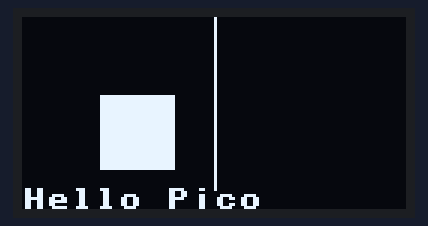
Bench run of a program on a simulated Raspberry Pi Pico running MicroPython. Parts: 128×64 one-colour display. Library files of the repository ran but are not shown: ssd1306.py. At 0.1 s the program stops and its outputs stay as they are.

Above: at 0.2 s.

The program:

Project_3_OLED096_basic.py
```python
from machine import Pin, I2C, ADC
from ssd1306 import SSD1306_I2C
import framebuf

WIDTH = 128
HEIGHT = 64

# buffer = bytearray(b'\x00\x00\x00\x00\x00\x00\x00\x00\x00\x00\x00\x00\x00\x00\x00\x00\x00\x00\x00\x00\x00\x00\x00\x00\x00\x00\x00\x00\x00\x00\x00\x00\x00\x00\x00\x00\x00\x00\x00\x00\x00\x00\x00\x00\x00\x00\x00\x00\x00\x00\x00\x00\x00\x00\x00\x00\x00\x00\x00\x00\x00\x00\x00\x00\x00\x00\x00\x00\x00\x00\x00\x00\x00\x00\x00\x00\x00\x00\x00\x00\x00\x00\x00\x00\x00\x00\x00\x00\x00\x00\x00\x00\x00\x00\x00\x00\x00\x00\x00\x00\x00\x00\x00\x00\x00\x00\x00\x00\x00\x00\x00\x00\x00\x00\x00\x00\x00\x00\x00\x00\x00\x00\x00\x00\x00\x00\x00\x00\x00\x00\x00\x00\x00\x00\x00\x00\x00\x00\x00\x00\x00\x00\x00\x00\x00\x00\x00\x00\x00\x00\x00\x00\x00\x00\x00\x00\x00\x00\x00\x00\x00\x00\x00\x00\x00\x00\x00\x00\x00\x00\x00\x00\x00\x00\x00\x00\x00\x00\x00\x00\x00\x00\x00\x00\x00\x00\x00\x00\x00\x00\x00\x00\x00\x00\x00\x00\x00\x00\x00\x00\x00\x00\x00\x00\x00\x00\x00\x00\x00\x00\x00\x00\x00\x00\x00\x00\x00\x00\x00\x00\x00\x00\x00\x00\x00\x00\x00\x00\x00\x00\x00\x00\x00\x00\x00\x00\x00\x00\x00\x00\x00\x00\x00\x00\x00\x00\x00\x00\x00\x00\x00\x00\x00\x00\x00\x00\x00\x00\x00\x00\x00\x00\x00\x00\x00\x00\x00\x00\x00\x00\x00\x00\x00\x00\x00\x00\x00\x00\x00\x00\x00\x00\x00\x00\x00\x00\x00\x00\x00\x00\x00\x00\x00\x00\x00\x00\x00\x00\x00\x00\x00\x00\x00\x00\x00\x7f\x80\x0f\xc0\xc0`\xc8\x13\x1b\x80\x01\xc4\x01\x02\x00\x00\xaa\xfb\x1c\xfb\xf0\xaf\xfe7\xed\xe7\x01\xa2\xda\xce\x00\x00\xff\xff\x9f\xff\xfb\xff\xfe?\xdb\xea\x03\xcf\xff\xc5\x00\x01\xff\xff\x1f\xff\xd3\xff\xff\x7f\xff\xe7\x03\x8f\xff\xca\x00\x01\x80\x7f\xbf\xcf\xfb\x1d\xf77\xdd\xd7\x03\xcf\xfe\xe7\x00\x03\xd5\x00\x19\x00s\xc2\x01p\x00\xe7\x87\x00%\xe5\x00\x03\x80\x000\x00?\x00\x03h\x00g\x0f\x80\x00a\x00\x03\x00\x00\x18\x00;\x00\x03p\x00\'\x0e\x00\x00\xec\x80\x03\x80\x000\x00\x12\x00\x03p\x00g:\x00\x00g\x00\x03\x80\x10\x18\n9\x00\x032\xa4\xf7|\x00\x00o\x00\x03\x0f\xee?\xff\xf3\xe6w\xffwg<\x05\xfe\xf5\x00\x03\x8f\xdf\x9f\xbf\xd3\xff\xff?\xef\xe7\xe8\x03\xb7\xa7\x00\x03\x8b\x7f?\x7f\xfb\xff\xff\xff\xff\xe7P\x07\xff\xcf\x80\x03\x80[\xb0\x84c\xef\x00s\xe0\x06p\r\x81\x8f\x00\x03\x80\x01\x98\x00\x07\x00\x000\x04\x07|\x0e \x07\x00\x03\x00\x03(\x00#\x80\x03(\x00\x07\x1a\x0e\x00\x0f\x00\x03\x80\x01\x98\x00;\x00\x07`\x00g\xbe\x0e\x00\x05\x00\x02\x80\x03\xbc\x007\x00\x030\x00\'\x17\x0e\x00\x0b\x00\x03\xe0\x07\x98\x00{\x80\x07h\x00g\x0f\x8a\x00\x07\x00\x01\xd3\xff_\xfd\xfb\xfa\xff}_\xe3\x07\xce\x00\x0f\x00\x03\xbf\xde\x9e\xf7\xd3\xef\xef?\xfe\xc7\x05\x8e\x00\x07\x00\x01\xff\xff7\xff\xfb\xff\xff\x7f\xff\xeb\x03\xee\x00\r\x00\x00C]\x1b\xef\xd1\xff\xfe\x08\x1e\xa4\x00L\x00\x07\x00\x00\x10\xa2\x04\x10!\x04\x00\x07\x81B\x00"\x00\x00\x00\x00\x00\x00\x00\x00\x00\x00\x00\x00\x00\x00\x00\x00\x00\x00\x00\x00\x00\x00\x00\x00\x00\x00\x00\x00\x00\x00\x00\x00\x00\x00\x00\x00\x00\x00\x00\x00\x00\x00\x00\x00\x00\x00\x00\x00\x00\x00\x00\x00\x00\x00\x00\x00\x00\x00\x00\x00\x00\x00\x00\x00\x00\x00\x00\x00\x00\x00\x00\x00\x00\x00\x00\x00\x00\x00\x00\x00\x00\x00\x00\x00\x00\x00\x00\x00\x00\x00\x00\x00\x00\x00\x00\x00\x00\x00\x00\x00\x00\x00\x00\x00\x00\x00\x00\x00\x00\x00\x00\x00\x00\x00\x00\x00\x00\x00\x00\x00\x00\x00\x00\x00\x00\x00\x00\x00\x00\x00\x00\x00\x00\x00\x00\x00\x00\x00\x00\x00\x00\x00\x00\x00\x00\x00\x00\x00\x00\x00\x00\x00\x00\x00\x00\x00\x00\x00\x00\x00\x00\x00\x00\x00\x00\x00\x00\x00\x00\x00\x00\x00\x00\x00\x00\x00\x00\x00\x00\x00\x00\x00\x00\x00\x00\x00\x00\x00\x00\x00\x00\x00\x00\x00\x00\x00\x00\x00\x00\x00\x00\x00\x00\x00\x00\x00\x00\x00\x00\x00\x00\x00\x00\x00\x00\x00\x00\x00\x00\x00\x00\x00\x00\x00\x00\x00\x00\x00\x00\x00\x00\x00\x00\x00\x00\x00\x00\x00\x00\x00\x00\x00\x00\x00\x00\x00\x00\x00\x00\x00\x00\x00\x00\x00\x00\x00\x00\x00\x00\x00\x00\x00\x00\x00\x00\x00\x00\x00\x00\x00\x00\x00\x00\x00\x00\x00\x00\x00\x00\x00\x00\x00\x00\x00\x00\x00\x00\x00\x00\x00\x00\x00\x00\x00\x00\x00\x00\x00\x00\x00\x00\x00\x00\x00\x00\x00\x00\x00\x00\x00\x00\x00\x00\x00\x00\x00\x00\x00\x00\x00\x00\x00\x00\x00\x00\x00\x00\x00\x00\x00\x00\x00\x00\x00\x00\x00\x00\x00\x00')

# fb = framebuf.FrameBuffer(buffer, 128, 64, framebuf.MONO_HLSB)

i2c = I2C(0, scl=Pin(13), sda=Pin(12),freq=200000)

oled = SSD1306_I2C(WIDTH, HEIGHT, i2c)

# clear screen
oled.fill(0)

# put framebuffer on screen
# oled.blit(fb, 0, 0)

# draw pixel
# oled.pixel(30, 33, 1)
# draw rectangle
oled.fill_rect(26, 26, 25, 25, 1)

# draw line
oled.line(64, 0, 64, 57, 1)

# invert screen 0/1
oled.invert(0)

# Put text on screen
#oled.text("Hello World", 0, 0)
oled.text("Hello Pico", 0, 57)

# Display
oled.show()
```
